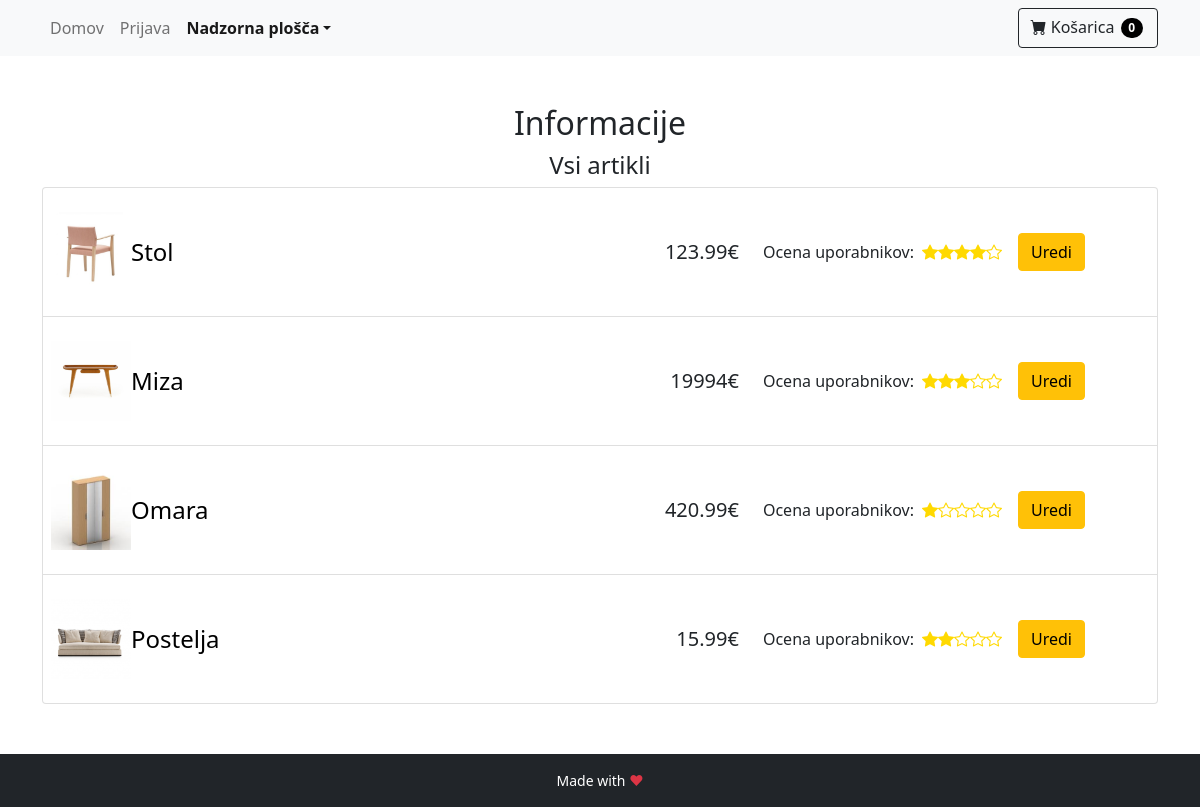
The page /index.php/control-panel on the database its author committed.
### tables this page shows
CREATE TABLE IF NOT EXISTS `article` (
    `id` INT AUTO_INCREMENT PRIMARY KEY,
    `title` TEXT NOT NULL,
    `description` TEXT NOT NULL,
    `price` FLOAT NOT NULL,
    `photo` TEXT NOT NULL,
    `review` INT NOT NULL
);

### ViewHelper.php (called while the page is built, shortened)
<?php
class ViewHelper {
    public static function render($file, $variables = array()) {
        extract($variables);
        include($file);
        return ob_get_clean();
    }
}

### model/database_init.php (called while the page is built, shortened)
<?php
class DBInit {
    private static $host = "localhost";
    private static $user = "root";
    private static $password = "ep";
    private static $schema = "webshop";
    private static $instance = null;
    public static function getInstance() {
        if (!self::$instance) {
            $config = "mysql:host=" . self::$host
                    . ";dbname=" . self::$schema;
            $options = array(
                PDO::ATTR_ERRMODE => PDO::ERRMODE_EXCEPTION,
                PDO::ATTR_DEFAULT_FETCH_MODE => PDO::FETCH_ASSOC,
                PDO::ATTR_PERSISTENT => true,
                PDO::MYSQL_ATTR_INIT_COMMAND => 'SET NAMES utf8'
            );
            self::$instance = new PDO($config, self::$user, self::$password, $options);
        }
        return self::$instance;
    }
}

### model/AbstractDB.php (called while the page is built, shortened)
<?php
require_once 'model/database_init.php';
abstract class AbstractDB {
    protected static $dbh = null;
    public static function getConnection() {
        if (is_null(self::$dbh)) {
            self::$dbh = DBInit::getInstance();
        }
        return self::$dbh;
    }
    protected static function query($sql, array $params = array()) {
        $stmt = self::getConnection()->prepare($sql);
        $params_filtered = self::filterParams($sql, $params);
        $stmt->execute($params_filtered);
        return $stmt->fetchAll();
    }
    protected static function filterParams($sql, array $params) {
        $sql_split = preg_split("/[\(\) ,]/", $sql);
        $sql_params = array_values(preg_grep('/^:/', $sql_split));
        $result = array();
        return $result;
    }
    protected static function alterKeys(array $params) {
        $result = array();
        return $result;
    }
}

### model/ArticleDB.php (called while the page is built, shortened)
<?php
require_once 'model/AbstractDB.php';
class ArticleDB extends AbstractDB {
    public static function getAll() {
        return parent::query("SELECT id, title, description, price, photo, review"
                        . " FROM article"
                        . " ORDER BY id ASC");
    }
}

### view/control-panel.php (the view, shortened to what this page needs)
<!doctype html>
<html lang="en">
    <head>
        <link href="../public/css/style.css" rel="stylesheet" />
        <link href="https://cdn.jsdelivr.net/npm/bootstrap@5.1.3/dist/css/bootstrap.min.css" rel="stylesheet"
>
        <link href="https://cdn.jsdelivr.net/npm/bootstrap-icons@1.5.0/font/bootstrap-icons.css" rel="stylesheet" />
    </head>
    <body>
        <?php include("layout/navbar.php") ?>
        <section>
            <div class="container">
                <div class="row mt-5 text-center">
                    <h2>Informacije</h2>
                    <h4>Vsi artikli</h4>
                </div>
                <div class="cart-body list-group">
                    <?php foreach ($articles as $article): ?>
                        <div class="list-group-item px-2 py-4 d-flex justify-content-between align-items-center">
                            <div class="mb-0 d-flex align-items-center">
                                <img class="cp-image" src="../public/assets/<?= $article["photo"] ?>">
                                <h4 class="cart-product-name mb-0"><a href="<?= BASE_URL . "product?id=" . $article["id"] ?>"><?= $article["title"] ?></a></h4>
                            </div>
                            <div class="mb-0 mx-5 d-flex align-items-center">
                                <h5 class="mb-0 mx-3"><?= $article["price"] ?>€</h5>
                                <div class="card-stars">
                                    <div class="text-dark mx-2">Ocena uporabnikov: </div>
                                    <?php
                                    $empty = 5 - $article["review"];
                                    for ($i = 0; $i < $article["review"]; $i++) {
                                        echo '<div class="bi-star-fill"></div>';
                                    }
                                    for ($i = 0; $i < $empty; $i++) {
                                        echo '<div class="bi-star"></div>';
                                    }
                                    ?>
                                </div>
                                <a class="btn btn-warning mx-3" href="<?= BASE_URL . "product/edit?id=" . $article["id"] ?>">Uredi</a>
                            </div>
                        </div>
                    <?php endforeach ?>
                </div>
            </div>
        </section>
        <?php include("layout/footer.php") ?>
    </body>
</html>

### public/css/style.css (style rules this page uses)
.card-stars { display: flex; justify-content: center; color: rgb(255, 217, 0); }
.cart-product-name a, .cart-remove-all { color: black; text-decoration: none; }
.cp-image { width: 80px; }

### rows shown on the page
article: photo (picture), title "Stol", price "123.99", review 4 (drawn)
article: photo (picture), title "Miza", price "19994", review 3 (drawn)
article: photo (picture), title "Omara", price "420.99", review 1 (drawn)
article: photo (picture), title "Postelja", price "15.99", review 2 (drawn)
